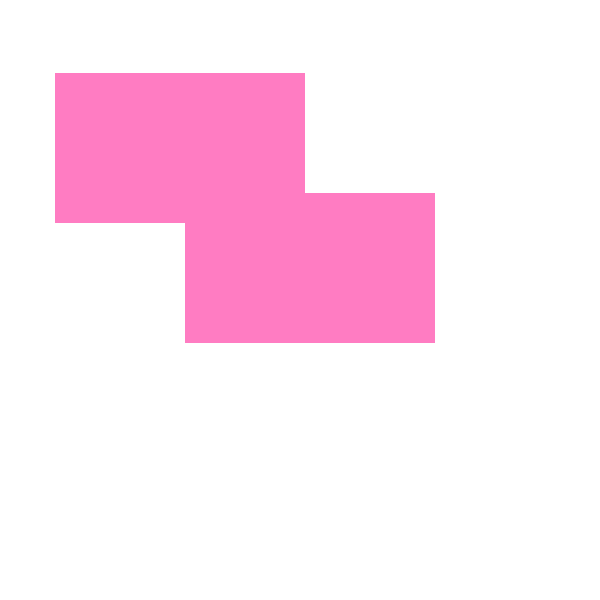
Frame 1 (no input)
Frame 60 (the mouse pressed at the canvas centre just before this capture): identical to frame 1, image omitted
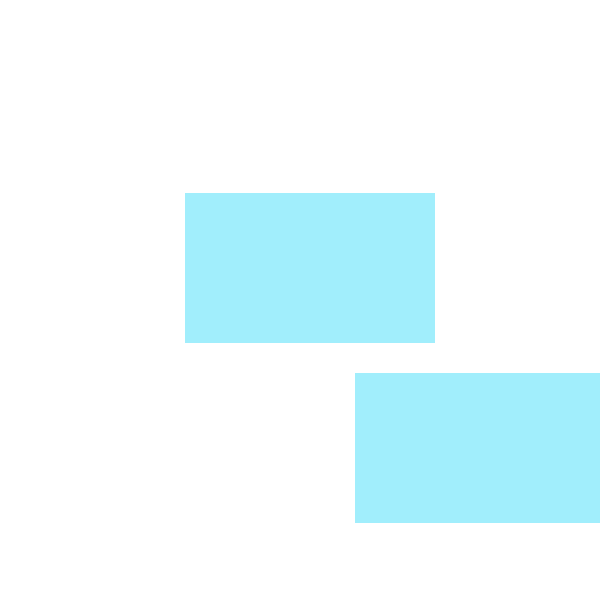
Frame 120 (the mouse held since frame 60 and released just before this capture)

The Processing sketch that drew these frames (run headless with seeded random() and noise(); from frame 60 on, the mouse is pressed at the canvas centre):

// Processing sketch: processing_53568
// ── processing_53568.pde

//KESHIA.KINGSLEY_QUESTION 4. PS2
//-----------------------------------------------------------
void setup() {
  size(600, 600);
  smooth();
  noStroke();
 
}
 
 
void draw() {
  translate(55, 73);
  background(255);
   
    if (intersect(200, 200, 110, mouseX, mouseY, 110, 100, 50)) {
    fill(161, 238, 252);
  }
  else {
    fill(255, 124, 194);
 
  }
  
  rect(130, 120, 250, 150);
  rect(mouseX, mouseY, 250, 150);
}
 
boolean intersect(float x_1, float y_1, float width_1, float height_1, float x_2, float y_2, float width_2, float height_2) {
 
  float d = dist(x_1, y_2, width_1, x_2, y_2, width_2);
 if ( d < (width_1+ height_2)) {
 
    return true;
  }
  else {
    return false;
  }
}
